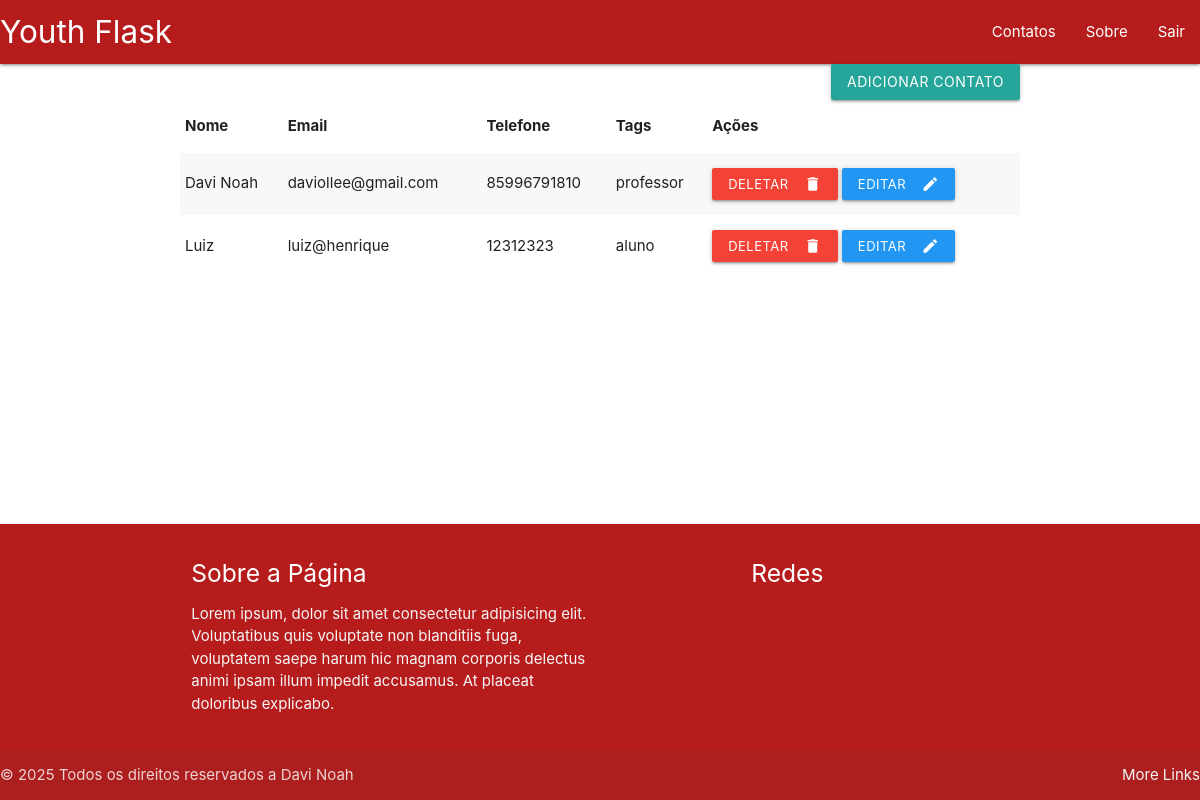
Page / (signed in) on the earlier database version.
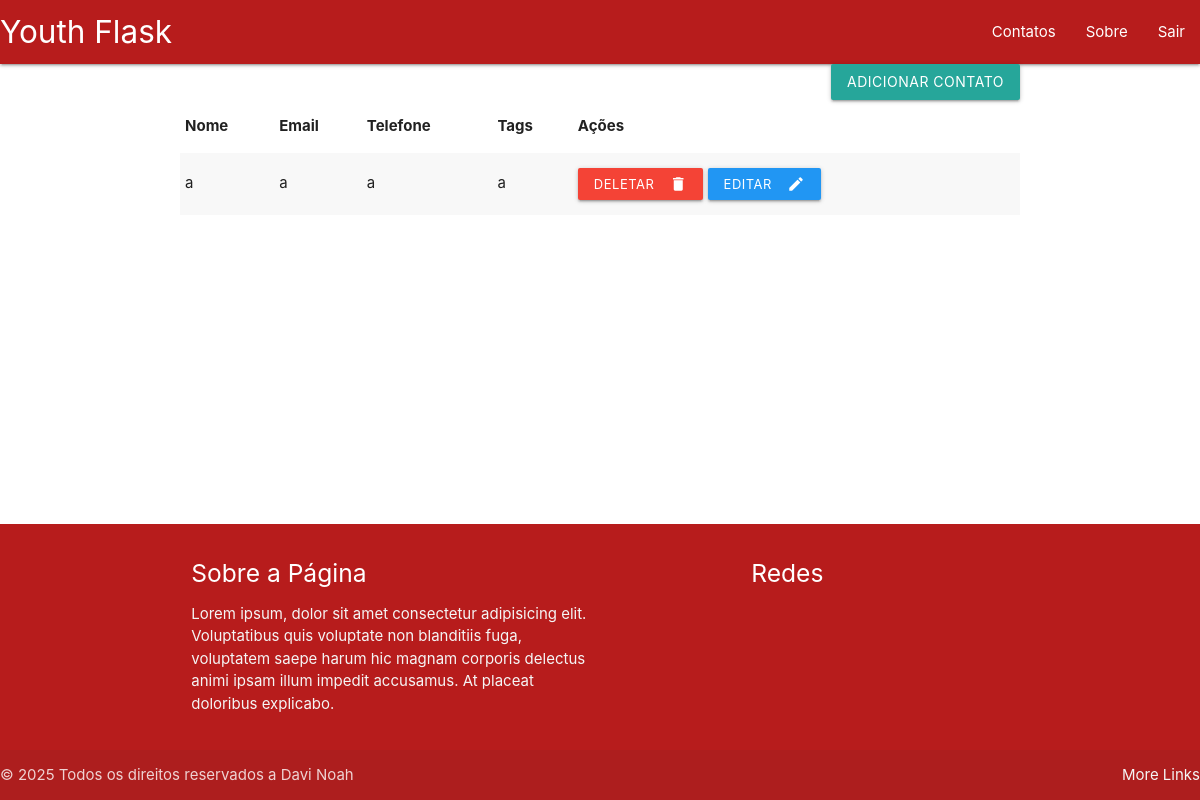
Same page on the later database version.
### database.py (models this page shows)
class Contato(Base):
    __tablename__ = 'contatos'
    id = Column(Integer, primary_key=True)
    nome = Column(String(100), nullable=False)
    email = Column(String(100), unique=True, nullable=False)
    telefone = Column(String(15), nullable=False)
    tags = Column(String(100), nullable=False)
    user_id = Column(Integer, ForeignKey('users.id'))
    user = relationship('User', back_populates='contatos')

### app.py (the view)
@app.route('/')
def home():
    if 'user_id' not in flask_session:
        return redirect('/login')
    user_id = flask_session['user_id']
    contatos = session.query(Contato).filter_by(user_id=user_id).all()
    return render_template('home.html', contatos=contatos)

### templates/home.html (shortened to what this page needs)
{% extends 'base.html' %}
{% block nav %}
<ul id="nav-mobile" class="right hide-on-med-and-down">
    <li><a href="sass.html">Contatos</a></li>
    <li><a href="badges.html">Sobre</a></li>
    <li><a href="collapsible.html">Sair</a></li>
  </ul>
{% endblock %}
{% block content %}
  <a class="waves-effect waves-light btn modal-trigger right" href="#modal1">Adicionar Contato</a>
<table class="striped">
    <thead>
        <th>Nome</th>
        <th>Email</th>
        <th>Telefone</th>
        <th>Tags</th>
        <th>Ações</th>
    </thead>
    <tbody>
        {% for contato in contatos %}
        <tr>
            <td>{{ contato.nome }}</td>
            <td>{{ contato.email }}</td>
            <td>{{ contato.telefone }}</td>
            <td>{{ contato.tags }}</td>
            <td>
                {% from 'buttons.html' import buttons %}
                {{ buttons(contato) }}
            </td>
        </tr>
        {% endfor %}
    </tbody>
</table>
{% endblock %}

### templates/base.html (shortened to what this page needs)
<!DOCTYPE html>
<html lang="en">
<head>
    <link rel="stylesheet" href="https://cdnjs.cloudflare.com/ajax/libs/materialize/1.0.0/css/materialize.min.css">
    <link rel="stylesheet" href="/static/style.css">
</head>
<body>
    <nav>
        <div class="nav-wrapper red darken-4">
          <a href="#" class="brand-logo">Youth Flask</a>
          {% block nav%}{% endblock %}
        </div>
      </nav>
    <div class="container">
        {% block content %}{% endblock %}
    </div>
    <footer class="page-footer red darken-4">
        <div class="container">
          <div class="row">
            <div class="col l6 s12">
              <h5 class="white-text">Sobre a Página</h5>
              <p class="grey-text text-lighten-4">Lorem ipsum, dolor sit amet consectetur adipisicing elit. Voluptatibus quis voluptate non blanditiis fuga, voluptatem saepe harum hic magnam corporis delectus animi ipsam illum impedit accusamus. At placeat doloribus explicabo.</p>
            </div>
            <div class="col l4 offset-l2 s12">
              <h5 class="white-text">Redes</h5>
              <ul>
                <li><a class="grey-text text-lighten-3" href="#!"><img src="/static/Instagram_icon.png.webp" alt=""></a></li>
                <li><a class="grey-text text-lighten-3" href="#!"><img src="/static/Facebook_f_logo_(2019).png" alt=""></a></li>
                <li><a class="grey-text text-lighten-3" href="#!"><img src="/static/Wpp_logo.png" alt=""></a></li>
              </ul>
            </div>
          </div>
        </div>
        <div class="footer-copyright">
          <div class="container">
          © 2025 Todos os direitos reservados a Davi Noah
          <a class="grey-text text-lighten-4 right" href="#!">More Links</a>
          </div>
        </div>
      </footer>
</body>
</html>

### templates/buttons.html (shortened to what this page needs)
{% macro buttons(contato) %}
<form action="/deletar_contato" method="post" style="display:inline;">
    <button class="waves-effect waves-light btn-small red" type="submit">
        <i class="material-icons right">delete</i>Deletar
    </button>
</form>
<a href="#edit-modal-{{ contato.Email }}" class="waves-effect waves-light btn-small blue modal-trigger">
    <i class="material-icons right">edit</i>Editar
</a>
{% endmacro %}

### static/style.css (style rules this page uses)
body { display: flex; min-height: 100vh; flex-direction: column; }
.container { flex: 1 0 auto; }

Differences in the rows shown:
removed Contato: nome "Luiz", email "luiz@henrique", telefone "12312323", tags "aluno"
changed Contato: nome "Davi Noah" → "a"; email "daviollee@gmail.com" → "a"; telefone "85996791810" → "a"; tags "professor" → "a"
